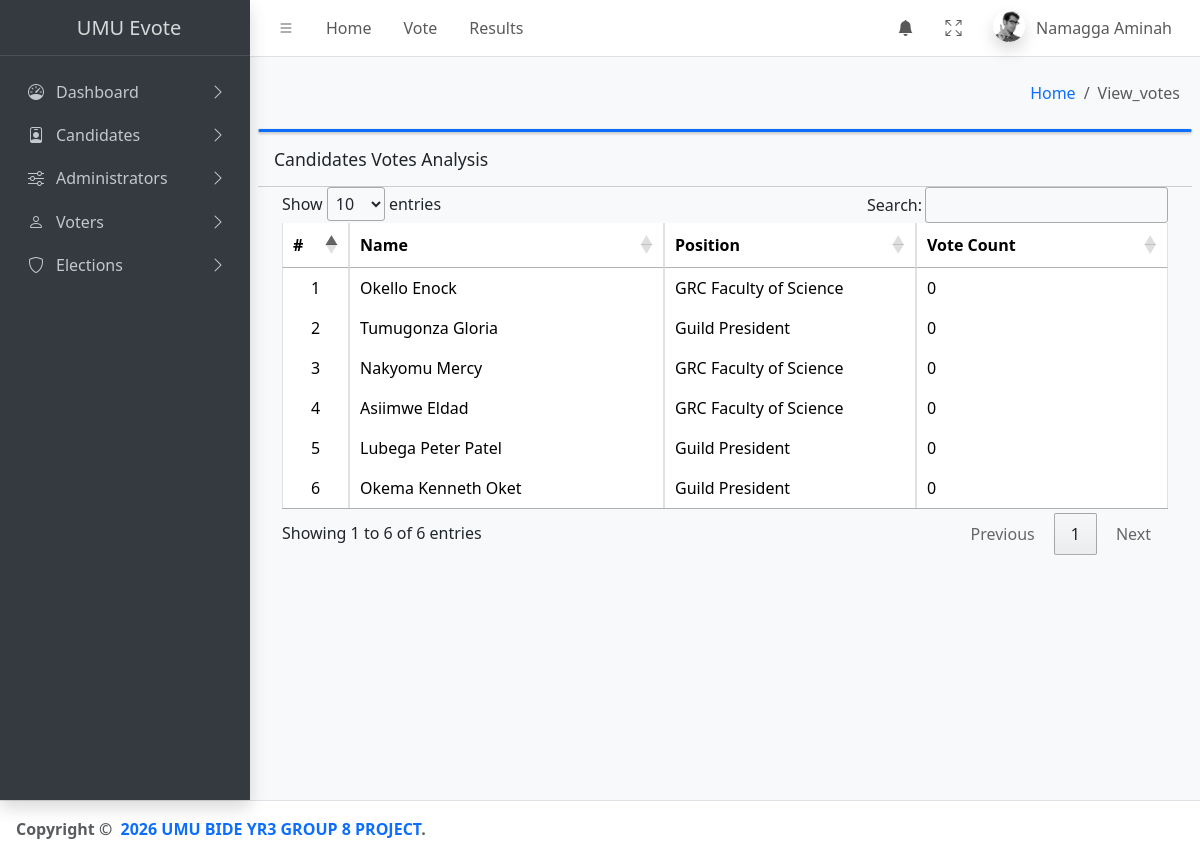
The app's page /evote/admin/view_votes (signed in) with its own data.
### tables this page shows
CREATE TABLE `users` (
  `id` int(11) NOT NULL,
  `full_name` varchar(255) DEFAULT NULL,
  `email` varchar(255) DEFAULT NULL,
  `password` varchar(255) DEFAULT NULL,
  `role` enum('voter','candidate','admin') DEFAULT NULL
);

CREATE TABLE `candidates` (
  `id` int(11) NOT NULL,
  `user_id` int(11) NOT NULL,
  `election_id` int(20) DEFAULT NULL,
  `photo` varchar(255) DEFAULT NULL,
  `position` varchar(100) DEFAULT NULL,
  `added_by` int(11) DEFAULT NULL,
  `votes` int(11) DEFAULT 0
);

### evote/application/views/view_votes.php (the view, shortened to what this page needs)
<?php include '../includes/db.php'; ?>
<div class="card card-outline card-primary">
</div>
<div class="card-body">
    <div class="card-header">
        <h3 class="card-title">Candidates Votes Analysis</h3>
    </div>
		<div class="container-fluid">
        <div class="container-fluid">
			<table class="table table-bordered table-stripped">
				<colgroup>
					<col width="5%">
					<col width="25%">
					<col width="20%">
					<col width="20%">
				</colgroup>
				<thead>
					<tr>
						<th>#</th>
						<th>Name</th>
						<th>Position</th>
            <th>Vote Count</th>
					</tr>
				</thead>
				<tbody>
					<?php
					$i = 1;
						$qry = $conn->query("SELECT *, full_name as name from `users` where role = 'candidate' order by id desc ");
						while($row = $qry->fetch_assoc()):
					?>
						<tr>
							<td class="text-center"><?php echo $i++; ?></td>
							<td><?php echo ucwords($row['full_name']); ?></td>
							<td><?php
              $user_id = $row['id'];
              $query = $conn->query("SELECT position FROM candidates WHERE user_id = $user_id");
              if($query->num_rows > 0){
                  $row = $query->fetch_assoc();
                  echo  htmlspecialchars($row['position']);
              } else {
                  echo "No position Found";
              }?></td>
							<td><?php $query = $conn->query("SELECT votes FROM candidates WHERE user_id = $user_id");
							if($query->num_rows > 0){
									$row = $query->fetch_assoc();
									echo  htmlspecialchars($row['votes']);
							} else {
									echo "NULL";
							}?></td>
						</tr>
					<?php endwhile; ?>
				</tbody>
			</table>
		</div>
		</div>
	</div>
</div>

### records on screen
users: full_name "Okello Enock", candidates.position "GRC Faculty of Science", candidates.votes "0"
users: full_name "Tumugonza Gloria", candidates.position "Guild President", candidates.votes "0"
users: full_name "Nakyomu Mercy", candidates.position "GRC Faculty of Science", candidates.votes "0"
users: full_name "Asiimwe Eldad", candidates.position "GRC Faculty of Science", candidates.votes "0"
users: full_name "Lubega Peter Patel", candidates.position "Guild President", candidates.votes "0"
users: full_name "Okema Kenneth Oket", candidates.position "Guild President", candidates.votes "0"

### other values on screen
$_SESSION['user']['full_name'] "Namagga Aminah"
$name "View_votes"
